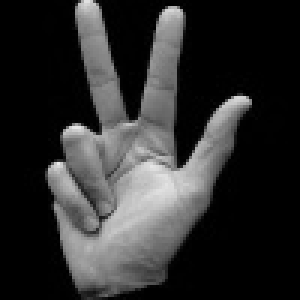
#> input picture learning_loop_T3/sign_lang/17.jpg, 100 x 100 px (shown 3 times larger)
$ python feature_extractor_lightweight.py ../learning_loop_T3/sign_lang   (older library calls are emulated)
#> lines starting #> are read from the running program, lines starting #| are printed output that depends on the picture
#> pass 2 of the loop in load_image_paths, `for ext in supported_formats:`:
#> pass 2 of the loop in load_image_paths, `for ext in supported_formats:`:
"""
Lightweight Visual Feature Extractor (No PyTorch required)
Uses classical computer vision techniques for feature extraction
"""

import cv2
import numpy as np
from pathlib import Path
from tqdm import tqdm
from typing import List, Tuple
import config


class LightweightExtractor:
    """
    Lightweight visual feature extractor using classical CV.
    No deep learning, no downloads, works instantly.
    """

    def __init__(self):
        """Initialize lightweight feature extractor"""
        print("🔄 Initializing lightweight feature extractor...")

        # Use multiple feature descriptors for robustness
        self.sift = cv2.SIFT_create(nfeatures=100)
        self.orb = cv2.ORB_create(nfeatures=100)

        # Also use color histograms
        self.hist_bins = 32

        print("✓ Lightweight extractor ready (CPU-only, no downloads)")

    def extract_image_features(self, image_path: Path) -> np.ndarray:
        """
        Extract visual features from a single image.

        Args:
            image_path: Path to image file

        Returns:
            Feature vector (numpy array)
        """
        try:
            # Load image
            img = cv2.imread(str(image_path))
#> img is the input picture: shape (100, 100, 3); min 0, max 235, mean 46.5
            if img is None:
                return None

            # Resize for consistency
            img = cv2.resize(img, (224, 224))
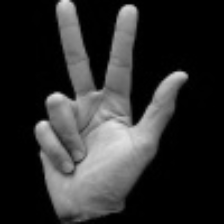
#> img: shape (224, 224, 3); min 0, max 229, mean 46.5
            gray = cv2.cvtColor(img, cv2.COLOR_BGR2GRAY)

            # Extract multiple feature types
            features = []

            # 1. SIFT features (shape and texture)
            kp, des = self.sift.detectAndCompute(gray, None)
#> kp = 67 keypoints; strongest (x, y, size): (128, 14, 12.8), (178, 76, 9.7), (56, 97, 8.7), (42, 126, 8.3)
            if des is not None and len(des) > 0:
                # Average pooling of SIFT descriptors
                sift_feat = np.mean(des, axis=0)
#> sift_feat = 128 values, max 111.6 at index 72, min 7.07 at index 126, mean 23.5
            else:
                sift_feat = np.zeros(128)
            features.append(sift_feat)

            # 2. ORB features (corners and edges)
            kp, des = self.orb.detectAndCompute(gray, None)
#> kp = 92 keypoints; strongest (x, y, size): (134, 119, 77.1), (133, 120, 64.3), (186, 76, 37.2), (133, 123, 53.6)
            if des is not None and len(des) > 0:
                orb_feat = np.mean(des.astype(float), axis=0)
#> orb_feat = 32 values, max 186.9 at index 25, min 78.07 at index 11, mean 136.6
            else:
                orb_feat = np.zeros(32)
            features.append(orb_feat)

            # 3. Color histograms (RGB)
            for i in range(3):
                hist = cv2.calcHist([img], [i], None, [self.hist_bins], [0, 256])
                hist = hist.flatten() / (224 * 224)  # Normalize
                features.append(hist)
#> after the loop, features = 5 items

            # 4. Texture features (Gabor-like using simple filters)
            texture_feat = self._extract_texture_features(gray)
            features.append(texture_feat)

            # Concatenate all features
            feature_vector = np.concatenate(features)

            return feature_vector

        except Exception as e:
            print(f"⚠️  Error processing {image_path.name}: {e}")
            return None

    def _extract_texture_features(self, gray_img: np.ndarray) -> np.ndarray:
        """Extract simple texture features using edge detection"""
        # Sobel edges in X and Y
        sobel_x = cv2.Sobel(gray_img, cv2.CV_64F, 1, 0, ksize=3)
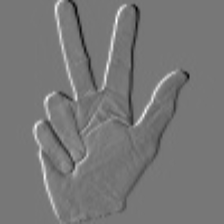
#> sobel_x: shape (224, 224) float64; min -468, max 528, mean 0; drawn with min black and max white
        sobel_y = cv2.Sobel(gray_img, cv2.CV_64F, 0, 1, ksize=3)
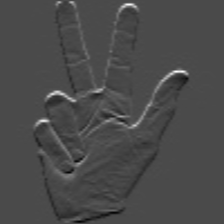
#> sobel_y: shape (224, 224) float64; min -271, max 651, mean -0.2; drawn with min black and max white

        # Edge magnitude
        magnitude = np.sqrt(sobel_x**2 + sobel_y**2)
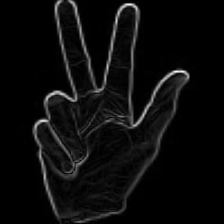
#> magnitude: shape (224, 224) float64; min 0, max 657.6, mean 31.2; drawn with min black and max white

        # Simple statistics
        features = [
            np.mean(magnitude),
            np.std(magnitude),
            np.mean(sobel_x),
            np.std(sobel_x),
            np.mean(sobel_y),
            np.std(sobel_y)
        ]
#> features = [31.22, 65.86, 0, 59.29, -0.25, 42.38]

        return np.array(features)

    def extract_batch_features(self, image_paths: List[Path]) -> Tuple[np.ndarray, List[str]]:
        """
        Extract features from multiple images.

        Args:
            image_paths: List of image file paths

        Returns:
            Tuple of (features matrix, valid image paths)
        """
        features_list = []
        valid_paths = []

        print(f"📊 Extracting visual features from {len(image_paths)} images...")

        for path in tqdm(image_paths, desc="Processing images"):
            features = self.extract_image_features(path)
#> in extract_image_features, `feature_vector = np.concatenate(features)`: feature_vector = 262 values, max 186.9 at index 153, min -0.25 at index 260, mean 28.94
#> features has the same summary as feature_vector in extract_image_features

            if features is not None:
                features_list.append(features)
                valid_paths.append(str(path))
#> pass 2 of the loop in extract_batch_features, `for path in tqdm(image_paths, desc="Processing images"):`:
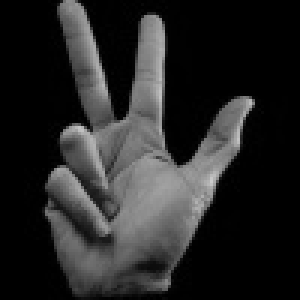
#> input picture learning_loop_T3/sign_lang/18.jpg, 100 x 100 px (shown 3 times larger)
#> in extract_image_features, img is the input picture: shape (100, 100, 3); min 0, max 205, mean 38.1
#> img: shape (224, 224, 3)
#> in extract_image_features (call 2), `kp, des = self.sift.detectAndCompute(gray, None)`: kp = 75 keypoints; strongest (x, y, size): (114, 26, 16), (184, 77, 8.2), (136, 107, 19), (154, 129, 20.3)
#> sift_feat = 128 values, max 110.6 at index 40, min 4 at index 66, mean 23.31
#> in extract_image_features (call 2), `kp, des = self.orb.detectAndCompute(gray, None)`: kp = 88 keypoints; strongest (x, y, size): (187, 76, 31), (189, 76, 31), (132, 119, 77.1), (133, 120, 64.3)
#> orb_feat = 32 values, max 170.9 at index 12, min 71.93 at index 0, mean 133.5
#> in _extract_texture_features (call 2), `sobel_y = cv2.Sobel(gray_img, cv2.CV_64F, 0, 1, ksize=3)`:
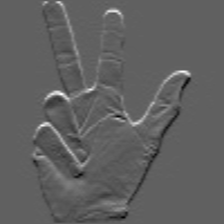
#> sobel_y: shape (224, 224) float64; min -262, max 427, mean -0.2; drawn with min black and max white
#> in _extract_texture_features (call 2), `magnitude = np.sqrt(sobel_x**2 + sobel_y**2)`:
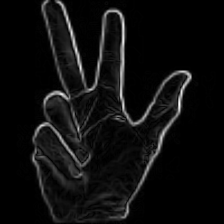
#> magnitude: shape (224, 224) float64; min 0, max 516, mean 29.8; drawn with min black and max white
#> in _extract_texture_features (call 2), `features = [ np.mean(magnitude), np.std(magnitude), np.mean(sobel_x), ..`: features = [29.76, 60.83, 0, 57.93, -0.18, 35.07]
#> feature_vector = 262 values, max 170.9 at index 140, min -0.18 at index 260, mean 28.4
#> in extract_batch_features, `features = self.extract_image_features(path)`: features has the same summary as feature_vector in extract_image_features

        if features_list:
            features_matrix = np.vstack(features_list)
            print(f"✓ Extracted {features_matrix.shape[0]} feature vectors (dim={features_matrix.shape[1]})")
#| ✓ Extracted 2 feature vectors (dim=262)
            return features_matrix, valid_paths
        else:
            print("❌ No valid images processed")
            return np.array([]), []

    def get_embedding_dim(self) -> int:
        """Get the dimensionality of the embeddings"""
        # SIFT(128) + ORB(32) + RGB_histograms(32*3) + Texture(6)
        return 128 + 32 + (self.hist_bins * 3) + 6


def load_image_paths(image_folder: Path) -> List[Path]:
    """
    Load all valid image paths from a folder.

    Args:
        image_folder: Path to folder containing images

    Returns:
        List of image file paths
    """
    image_paths = []

    supported_formats = ['.jpg', '.jpeg', '.png', '.bmp', '.tiff', '.webp']

    for ext in supported_formats:
        image_paths.extend(image_folder.glob(f"*{ext}"))
        image_paths.extend(image_folder.glob(f"*{ext.upper()}"))

    # Also check subdirectories
    for ext in supported_formats:
        image_paths.extend(image_folder.glob(f"**/*{ext}"))
        image_paths.extend(image_folder.glob(f"**/*{ext.upper()}"))

    # Remove duplicates
    image_paths = list(set(image_paths))

    print(f"📂 Found {len(image_paths)} images in {image_folder}")
    return sorted(image_paths)


if __name__ == "__main__":
    # Test feature extraction
    import sys

    if len(sys.argv) < 2:
        print("Usage: python feature_extractor_lightweight.py <image_folder>")
        sys.exit(1)

    image_folder = Path(sys.argv[1])
    if not image_folder.exists():
        print(f"❌ Folder not found: {image_folder}")
        sys.exit(1)

    # Load images
    image_paths = load_image_paths(image_folder)

    # Extract features
    extractor = LightweightExtractor()
    features, valid_paths = extractor.extract_batch_features(image_paths)
#> valid_paths = ['../learning_loop_T3/sign_lang/17.jpg', '../learning_loop_T3/sign_lang/18.jpg']

    print(f"\n✓ Feature extraction complete!")
    print(f"  Shape: {features.shape}")
#|   Shape: (2, 262)
    print(f"  Valid images: {len(valid_paths)}")
#|   Valid images: 2
